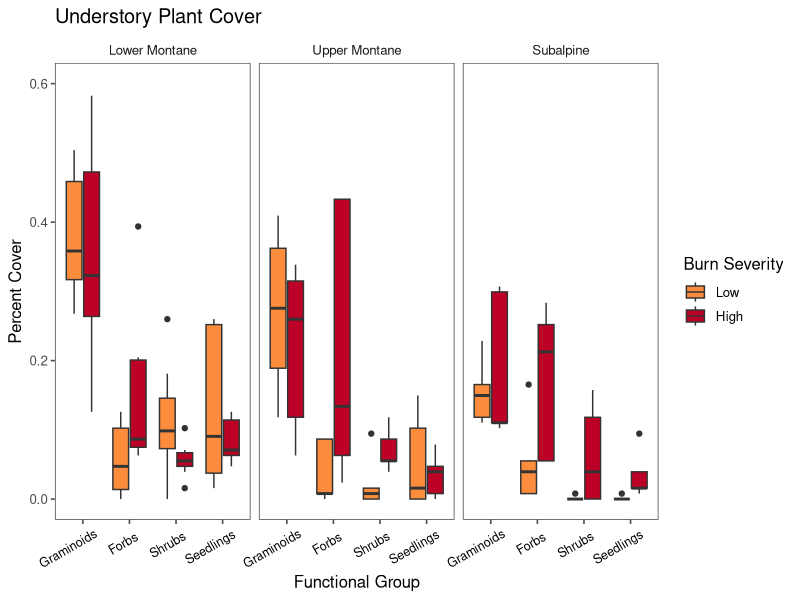
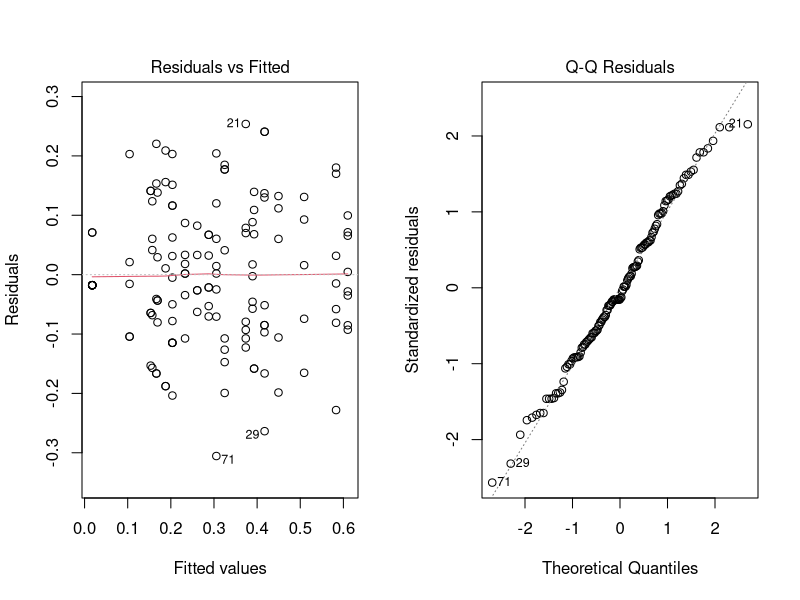
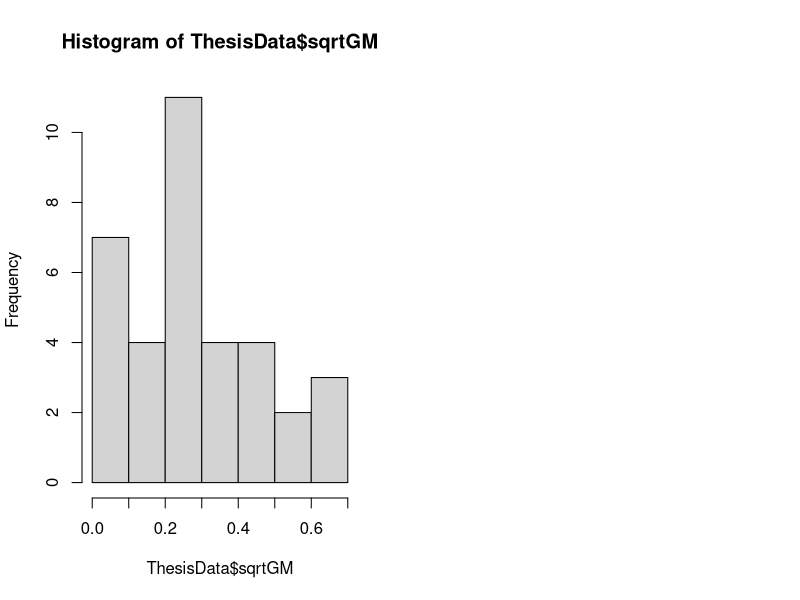
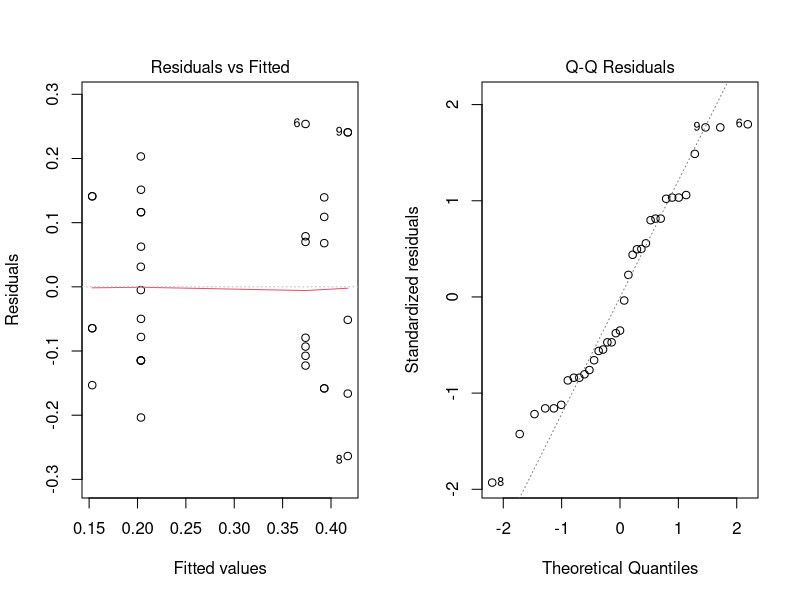
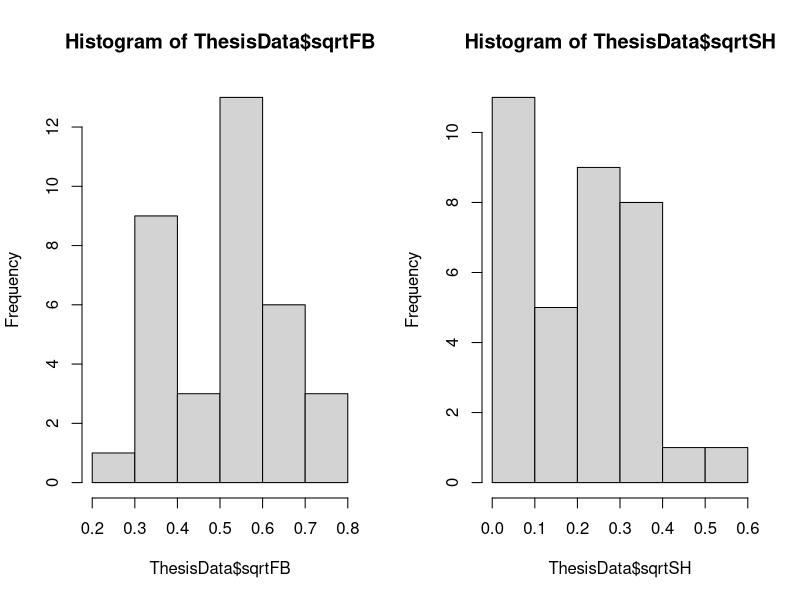
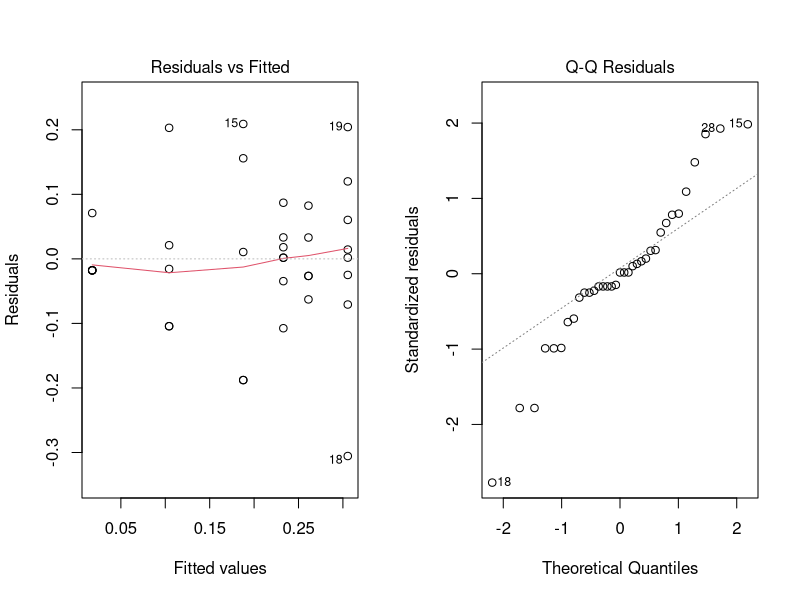
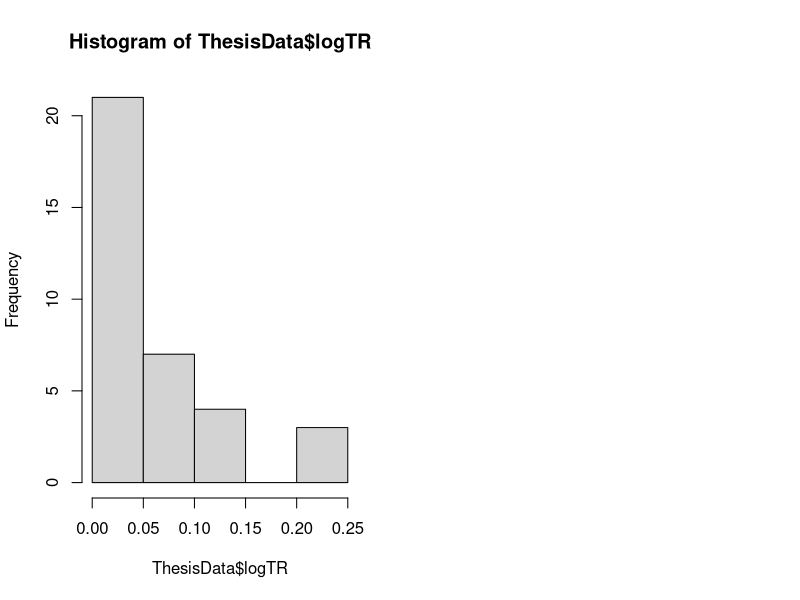
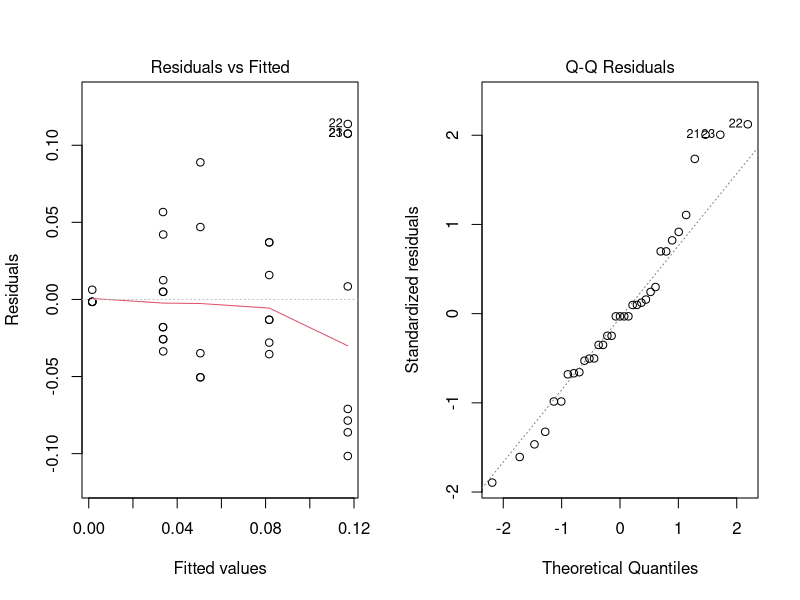

Source code (R) for these figures, in order:
## ---- chunk 1
knitr::opts_chunk$set(echo = TRUE)
## ---- chunk 2
#Load libraries 
library(tidyverse)
library(dplyr)
library(RColorBrewer)
library(emmeans)
library(multcomp)
library(multcompView)
library(ggthemes)
## ---- chunk 3
#Read in data 
ThesisData<-read.csv("2021.RDataHastings.csv")
## ---- chunk 4
# Convert plant cover data to long format
PlantCoverLong <- ThesisData %>%
  dplyr::select(forest_type, burn_sev_category, gm_cover:tr_cover) %>%
  tidyr::pivot_longer(gm_cover:tr_cover,
               names_to = "FunctionalGroup",
               values_to = "PercentPlantCover") %>%
  mutate(FunctionalGroup = factor(FunctionalGroup)) %>%
  mutate(forest_type = factor(
    forest_type,
    levels = c("Lower Montane", "Upper Montane", "Subalpine")
  ))
## ---- chunk 5
# Facet wrap by forest type - plant cover plot
PlantCoverPlot <- ggplot(
  PlantCoverLong,
  aes(x = FunctionalGroup,
      y = PercentPlantCover,
      fill = burn_sev_category)
) +
  geom_boxplot() + ylim(0, 0.6) +
  facet_wrap(~ forest_type) +
  theme_classic() +
  labs(x = "Functional Group",
       y = "Percent Cover",
       fill = "Burn Severity",
       title = "Understory Plant Cover") +
  theme(legend.position = "bottom",
        legend.key.width = unit(1, "cm")) +
  theme_few()+
  scale_fill_manual(
    name = "Burn Severity",
    labels = c("Low", "High"), values=c("#fd8d3c","#bd0026"))+
  theme(axis.text.x = element_text(
    color = "black",
    size = 9,
    angle = 30,
    vjust = .8,
    hjust = .8
  )) +
  scale_x_discrete(labels = c("Graminoids", "Forbs", "Shrubs", "Seedlings"))
PlantCoverPlot 
## ---- chunk 6
#Sqrt transform for percent plant cover
LMFitAllPlants <- lm(sqrt(PercentPlantCover) ~ forest_type*factor(FunctionalGroup)*burn_sev_category, data= PlantCoverLong)
anova(LMFitAllPlants)
par(mfrow = c(1, 2))
plot(LMFitAllPlants, which = 1:2)
## ---- chunk 7
emoutAllPlants <- emmeans(LMFitAllPlants, ~ forest_type*factor(FunctionalGroup)*burn_sev_category)
emoutAllPlants
pairs(emoutAllPlants)
cld(emoutAllPlants)
## ---- chunk 8
# # Graminoid ANOVA
# hist(ThesisData$gm_cover)
# LMFitGM <-
#   lm(gm_cover ~ burn_sev_category * factor(forest_type), data = ThesisData)
# anova(LMFitGM)
# par(mfrow = c(1, 2))
# plot(LMFitGM, which = 1:2)

# Sqrt Graminoid ANOVA - Analysis used for presentation(s) 
ThesisData$sqrtGM <- sqrt(ThesisData$gm_cover)
hist(ThesisData$sqrtGM)
LMFitsqrtGM <- lm(sqrtGM ~ burn_sev_category * factor(forest_type), data = ThesisData)
anova(LMFitsqrtGM)
par(mfrow = c(1, 2))
plot(LMFitsqrtGM, which = 1:2)

# # log Graminoid ANOVA - not used
# ThesisData$logGM <- log(ThesisData$gm_cover + 1)
# hist(ThesisData$logGM)
# LMFitLogGM <-
#   lm(logGM ~ burn_sev_category * factor(forest_type), data = ThesisData)
# anova(LMFitLogGM)
# par(mfrow = c(1, 2))
# plot(LMFitLogGM, which = 1:2)
## ---- chunk 9
# Tukey pairs Sqrt Graminoids
emoutGM <- emmeans(LMFitsqrtGM, ~ burn_sev_category)
emoutGM
pairs(emoutGM)
cld(emoutGM)
## ---- chunk 10
# # Forb ANOVA
# hist(ThesisData$fb_cover)
# LMFitFB <-
#   lm(fb_cover ~ burn_sev_category * forest_type, data = ThesisData)
# anova(LMFitFB)
# par(mfrow = c(1, 2))
# plot(LMFitFB, which = 1:2)

# Sqrt Forb ANOVA - Analysis used for presentation(s)
ThesisData$sqrtFB <- sqrt(ThesisData$fb_cover)
hist(ThesisData$sqrtFB)
LMFitsqrtFB <- lm(sqrtFB ~ burn_sev_category * factor(forest_type), data = ThesisData)
anova(LMFitsqrtFB)

# # log Forb ANOVA - not used
# ThesisData$logFB <- log(ThesisData$fb_cover + 1)
# hist(ThesisData$logFB)
## ---- chunk 11
# Tukey pairs Sqrt Forbs 
emoutFB <- emmeans(LMFitsqrtFB, ~ factor(forest_type))
emoutFB
pairs(emoutFB)
cld(emoutFB)
## ---- chunk 12
# # Shrub ANOVA
# hist(ThesisData$sh_cover)
# LMFitSH <-
#   lm(sh_cover ~ burn_sev_category * forest_type, data = ThesisData)
# anova(LMFitSH)
# par(mfrow = c(1, 2))
# plot(LMFitSH, which = 1:2)

# Sqrt Shrub ANOVA - Analysis used for presentation(s)
ThesisData$sqrtSH <- sqrt(ThesisData$sh_cover)
hist(ThesisData$sqrtSH)
LMFitsqrtSH <- lm(sqrtSH ~ burn_sev_category * factor(forest_type), data = ThesisData)
anova(LMFitsqrtSH)
par(mfrow = c(1, 2))
plot(LMFitsqrtSH, which = 1:2)

# # log Shrub ANOVA - not used
# ThesisData$logSH <- log(ThesisData$sh_cover + 1)
# hist(ThesisData$logSH)
# LMFitLogSH <- lm(logSH ~ burn_sev_category * factor(forest_type), data = ThesisData)
# anova(LMFitLogSH)

## ---- chunk 13
# Tukey pairs Sqrt Shrubs
emoutSH <- emmeans(LMFitsqrtSH, ~ burn_sev_category*factor(forest_type))
emoutSH
pairs(emoutSH)
cld(emoutSH)
## ---- chunk 14
# # Tree ANOVA
# hist(ThesisData$tr_cover)
# LMFitTR <-
#   lm(tr_cover ~ burn_sev_category * forest_type, data = ThesisData)
# anova(LMFitTR)
# par(mfrow = c(1, 2))
# plot(LMFitTR, which = 1:2)
# 
# # sqrt Tree ANOVA - not used
# ThesisData$sqrtTR <- sqrt(ThesisData$tr_cover)
# hist(ThesisData$sqrtTR)
# LMFitsqrtTR <- lm(sqrtTR ~ burn_sev_category * factor(forest_type), data = ThesisData)
# anova(LMFitsqrtTR)

# log Tree ANOVA - Analysis used for presentation(s)
ThesisData$logTR <- log(ThesisData$tr_cover + 1)
hist(ThesisData$logTR)
LMFitLogTR <- lm(logTR ~ burn_sev_category * factor(forest_type), data = ThesisData)
anova(LMFitLogTR)
par(mfrow = c(1, 2))
plot(LMFitLogTR, which = 1:2)
## ---- chunk 15
# Tukey pairs log Tree
emoutTR <- emmeans(LMFitLogTR, ~ factor(forest_type))
emoutTR
pairs(emoutTR)
cld(emoutTR)
## ---- chunk 16
# Covert seedlings data to long format
SeedlingsLong <- ThesisData %>%
  dplyr::select(forest_type, burn_sev_category, POTR:RONE, PIPO:PIEN) %>% 
  tidyr::pivot_longer(
    cols=c(POTR:RONE,PIPO:PIEN),names_to = "Species", values_to = "Density") %>%
  mutate(forest_type = factor(
    forest_type,
    levels = c("Lower Montane", "Upper Montane","Subalpine"))) %>%
      mutate(Species = factor(Species,
                                    levels = c("PIPO","PSME","ABCO","PICO","PIFL", "PIAR","ABLA","PIEN", "QUGA", "RONE","POTR")))
## ---- chunk 17
#Omit na values
SeedlingsLong2 <- SeedlingsLong %>% 
  na.omit
## ---- chunk 18
# Facet wrap by forest type - seedlings plot
ggplot(SeedlingsLong2,
       aes(x = Species, y = Density, fill = burn_sev_category)) +
  geom_boxplot() + ylim(0, 9500) +
  facet_wrap(~ forest_type, scales="free_x") +
  theme_classic() +
  labs(x = "Species",
       y = "Seedlings per hectare",
       fill = "Burn Severity",
       title = "Seedling Density") +
  theme(legend.position = "bottom",
        legend.key.width = unit(1, "cm")) +
  theme_few() +
  scale_fill_manual(
    name = "Burn Severity",
    labels = c("Low", "High"), values=c("#fd8d3c","#bd0026")) +
  theme(
    axis.text.x = element_text(
      color = "black",
      size = 6,
      angle = 45,
      vjust = .8,
      hjust = .8
    ))
## ---- chunk 19
# Conifer/decid transformations and distributions
ThesisData$sqrtConifer <- sqrt(ThesisData$conifer_total)
ThesisData$sqrtDeciduous <- sqrt(ThesisData$deciduous_total)
ThesisData$logConifer <- log(ThesisData$conifer_total + 1)
ThesisData$logDeciduous <- log(ThesisData$deciduous_total + 1)
par(mfrow = c(2, 2))
hist(ThesisData$sqrtConifer)
hist(ThesisData$sqrtDeciduous)
hist(ThesisData$logConifer)
hist(ThesisData$logDeciduous)
## ---- chunk 20
# Covert conifer/decid data to long format
DecidConiferLong1 <- ThesisData %>%
  dplyr::select(forest_type,
         burn_sev_category,
         conifer_total,
         deciduous_total) %>%
  tidyr::pivot_longer(
    cols = c("conifer_total", "deciduous_total"),
    names_to = "TreeGroup",
    values_to = "Density") %>%
  mutate(forest_type = factor(
    forest_type,
    levels = c("Lower Montane", "Upper Montane","Subalpine"))) %>%
  mutate(burn_sev_category = factor(burn_sev_category, levels = c("Low","High")))%>%
  mutate(TreeGroup = factor(TreeGroup, labels = c("Conifer","Deciduous")))
## ---- chunk 21
# Facet wrap by forest type - conifer/decid plot
ggplot(DecidConiferLong1,
       aes(x = TreeGroup, y = Density, fill = burn_sev_category)) +
  geom_boxplot() + ylim(0, 28500) +
  facet_wrap(~ forest_type) +
  theme_classic() +
  labs(x = "",
       y = "Seedlings per hectare",
       fill = "Burn Severity",
       title = "Conifer versus Deciduous Regeneration") +
  theme(legend.position = "bottom",
        legend.key.width = unit(1, "cm")) +
  theme_few() +
  scale_fill_manual(
    name = "Burn Severity",
    labels = c("Low", "High"),
    values = c("#fd8d3c","#bd0026")
  ) +
  theme(
    axis.text.x = element_text(
      color = "black",
      size = 8,
      angle = 0,
      vjust = .8,
      hjust = .8
    ) 
  ) 
